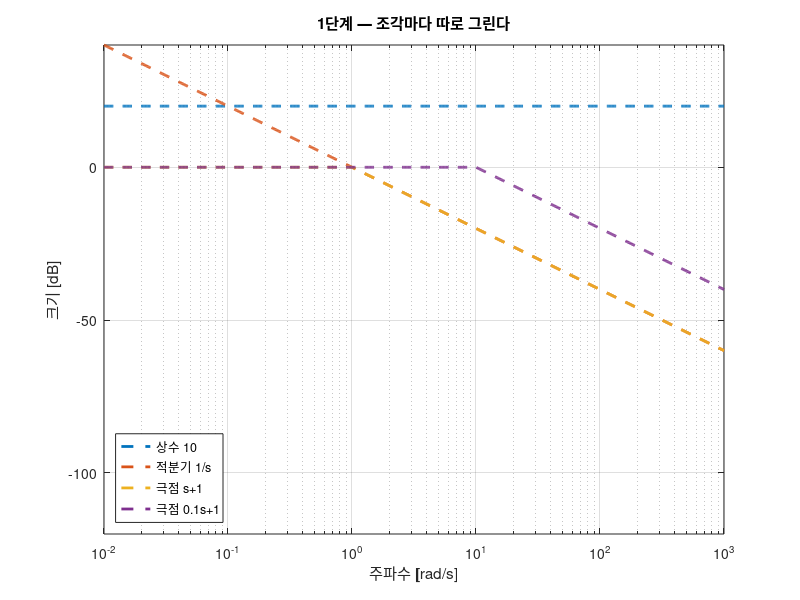
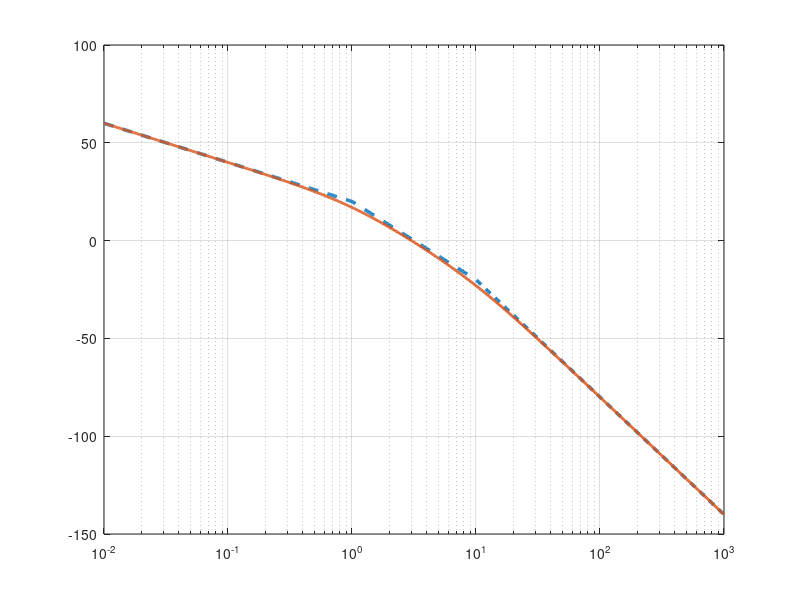

Recreate these plots in MATLAB, in order. (Note: this script raises an error after producing the figures.)
%% W09_02_bode_asymptotes.m
%  9주차 실습 (2) : 보드 선도를 손으로 그리는 법 (점근선)
%
%  이 스크립트에서 답할 질문
%    Q1. 전달함수를 어떤 조각으로 쪼개는가?        -> 1절
%    Q2. 조각마다 점근선이 어떻게 생겼는가?        -> 2절
%    Q3. 조각을 더하면 정말 전체가 되는가?         -> 3절
%    Q4. 2차 항의 봉우리는 왜 생기는가?            -> 4절
%    Q5. 손작도가 실제와 얼마나 차이 나는가?       -> 5절
%
%  대응하는 강의노트 : W09_LectureNote.mlx
%
%  제어시스템설계 9주차 | 충남대학교 자율운항시스템공학과

clc; clear all; close all;

%% 경로 자동 등록 — setup_path 를 아직 안 했어도 알아서 잡습니다
%  (이 블록은 실습 내용과 상관없습니다. 지우지 마십시오.)
if isempty(which('plant_msd'))
    p_ = pwd;
    if ~isempty(mfilename('fullpath')), p_ = fileparts(mfilename('fullpath')); end
    for k_ = 1:4
        if isfile(fullfile(p_,'setup_path.m')), run(fullfile(p_,'setup_path.m')); break; end
        p_ = fileparts(p_);
    end
    clear p_ k_
end
s = tf('s');

%% 1. 전달함수는 네 가지 조각으로만 이루어진다
%
%  실계수 다항식은 반드시 1차식과 2차식의 곱으로 인수분해됩니다.
%  그래서 전달함수는 결국 아래 네 가지 조각의 곱입니다.
%
%      (1) 상수 K
%      (2) s^n  (원점의 극점 = 적분기, 또는 원점의 영점 = 미분기)
%      (3) 1차  (Ts + 1) 꼴
%      (4) 2차  (s/wn)^2 + 2*zeta*(s/wn) + 1 꼴
%
%  네 조각의 점근선만 외우면 어떤 전달함수든 손으로 그릴 수 있습니다.
%
%  오늘 예로 쓸 것

L = 10/(s*(s+1)*(0.1*s+1));

fprintf('=== 오늘의 예 ===\n');
L
fprintf('  조각으로 쪼개면\n');
fprintf('    상수      10          -> %6.2f dB (일정)\n', 20*log10(10));
fprintf('    적분기    1/s         -> -20 dB/dec 로 계속 내려감\n');
fprintf('    1차 극점  1/(s+1)     -> w = 1 부터 꺾임\n');
fprintf('    1차 극점  1/(0.1s+1)  -> w = 10 부터 꺾임\n\n');

%% 1-1. 주의 — "시정수 꼴" 로 정리하고 시작한다
%
%  (s+1) 과 (0.1s+1) 은 같은 꼴이지만 (s+10) 은 아닙니다.
%  점근선을 그리려면 **상수항이 1** 이 되도록 정리해야 합니다.
%
%      s + 10  =  10*(0.1*s + 1)
%
%  이때 튀어나온 10 은 상수 조각으로 넘어갑니다. 이것을 빠뜨리면
%  그림 전체가 위아래로 어긋납니다. 손작도에서 가장 흔한 실수입니다.

fprintf('=== 시정수 꼴로 정리하기 ===\n');
fprintf('  잘못 :  1/(s+10) 을 "w=10 에서 꺾이는 조각" 으로만 본다\n');
fprintf('  바르게:  1/(s+10) = (1/10) * 1/(0.1*s+1)\n');
fprintf('           -> 상수 0.1 (= %.1f dB) 이 따로 있다\n\n', 20*log10(0.1));

%% 2. 조각마다 점근선
%
%  외울 것은 이것뿐입니다.
%
%    상수 K       : 20*log10(K) 인 수평선.        위상 0도 (K>0)
%    적분기 1/s   : -20 dB/dec 기울기.            위상 -90도 (항상)
%    1차 극점     : 꺾임주파수 전 0 dB, 후 -20 dB/dec.  위상 0 -> -90도
%    1차 영점     : 꺾임주파수 전 0 dB, 후 +20 dB/dec.  위상 0 -> +90도
%    2차 극점     : 꺾임 전 0, 후 -40 dB/dec.     위상 0 -> -180도
%
%  "dec" 은 데케이드, 즉 주파수가 10배가 되는 구간입니다.

w = logspace(-2, 3, 800);

a_gain = 20*log10(10) * ones(size(w));
a_int  = -20*log10(w);
a_p1   = -20*log10(max(w/1,  1));
a_p10  = -20*log10(max(w/10, 1));

figure('Name','조각마다 점근선', 'Position',[80 80 850 420]);
semilogx(w, a_gain, '--', 'LineWidth', 2); hold on; grid on;
semilogx(w, a_int,  '--', 'LineWidth', 2);
semilogx(w, a_p1,   '--', 'LineWidth', 2);
semilogx(w, a_p10,  '--', 'LineWidth', 2);
xlabel('주파수 [rad/s]'); ylabel('크기 [dB]'); ylim([-120 40]);
legend('상수 10', '적분기 1/s', '극점 s+1', '극점 0.1s+1', 'Location','southwest');
title('1단계 — 조각마다 따로 그린다');

%% 3. 더하면 전체가 된다
%
%  로그를 취했으므로 곱이 합이 됩니다. 그냥 세로로 더하면 됩니다.

a_sum = a_gain + a_int + a_p1 + a_p10;
m_real = 20*log10(squeeze(abs(freqresp(L, w))));

figure('Name','점근선의 합 vs 실제', 'Position',[80 80 850 420]);
semilogx(w, a_sum, '--', 'LineWidth', 2.5); hold on; grid on;
semilogx(w, m_real, 'LineWidth', 2);
xline(1,  ':', 'LineWidth', 1.5);
xline(10, ':', 'LineWidth', 1.5);
xlabel('주파수 [rad/s]'); ylabel('크기 [dB]'); ylim([-120 40]);
legend('점근선의 합', '실제 곡선', 'w = 1 (꺾임)', 'w = 10 (꺾임)', ...
       'Location','southwest');
title('2단계 — 더하면 실제와 거의 같다');

fprintf('=== 점근선과 실제의 차이 ===\n');
fprintf('    w[rad/s]   점근선[dB]   실제[dB]   차이[dB]\n');
fprintf('   ---------  -----------  ---------  ---------\n');
for wq = [0.1 0.5 1 2 5 10 20 100]
    as = interp1(log(w), a_sum,  log(wq));
    rl = interp1(log(w), m_real, log(wq));
    fprintf('   %9.2f  %11.2f  %9.2f  %9.2f\n', wq, as, rl, rl-as);
end
fprintf('\n');
fprintf('  읽는 법\n');
fprintf('    꺾임주파수에서만 약 3 dB 어긋나고 나머지는 거의 정확합니다.\n');
fprintf('    1차 극점 하나가 꺾임주파수에서 정확히 -3.01 dB 이기 때문입니다.\n');
fprintf('    (|1/(j*1+1)| = 1/sqrt(2) = %.4f -> %.2f dB)\n\n', ...
        1/sqrt(2), 20*log10(1/sqrt(2)));

%% 3-1. 위상도 점근선으로 그린다
%
%  크기만 그릴 줄 알면 반쪽입니다. 10~11 주차에서 실제로 쓰는 것은 위상입니다.
%  위상여유가 거기서 나오기 때문입니다.
%
%  규칙은 크기와 조금 다릅니다. 위상은 꺾임주파수에서 급하게 안 꺾입니다.
%
%    상수      : 항상 0 도
%    적분기 1/s : 항상 -90 도 (주파수와 무관)
%    1 차 극점  : 꺾임주파수의 1/10 에서 시작해 10 배에서 끝나는 -45 도/dec 직선
%                 꺾임주파수 바로 그 자리에서 정확히 -45 도
%    1 차 영점  : 부호만 반대 (0 -> +90 도)
%
%  왜 두 데케이드인가
%    1 차 극점의 위상은 -atan(w/wc) 입니다.
%    w = 0.1*wc 에서 -5.7 도, w = 10*wc 에서 -84.3 도이므로
%    그 바깥은 0 도와 -90 도로 봐도 무방합니다.

La = 10/(s*(s+1)*(0.1*s+1));
wa = logspace(-2, 3, 800);

% 조각마다의 위상 점근선
ramp  = @(wc) -45*min(max(log10(wa/(wc/10)), 0), 2);
ph_int = -90*ones(size(wa));
ph_p1  = ramp(1);      % 극점 s+1
ph_p2  = ramp(10);     % 극점 0.1s+1
ph_sum = ph_int + ph_p1 + ph_p2;
[~, ph_true] = bode(La, wa);  ph_true = squeeze(ph_true).';

figure('Name','위상 점근선');
subplot(2,1,1);
semilogx(wa, zeros(size(wa)), 'LineWidth', 2); hold on; grid on;
semilogx(wa, ph_int, 'LineWidth', 2);
semilogx(wa, ph_p1,  'LineWidth', 2);
semilogx(wa, ph_p2,  'LineWidth', 2);
ylim([-100 20]); ylabel('위상 [도]');
legend('상수', '적분기', '극점 s+1', '극점 0.1s+1', 'Location','southwest');
title('조각마다의 위상 점근선');
subplot(2,1,2);
semilogx(wa, ph_sum, '--', 'LineWidth', 2.5); hold on; grid on;
semilogx(wa, ph_true, 'LineWidth', 2);
yline(-180, 'k:');
ylim([-290 -70]); xlabel('주파수 [rad s^{-1}]'); ylabel('위상 [도]');
legend('점근선의 합', '실제', 'Location','southwest');
title('더하면 실제와 거의 같다');

fprintf('=== 위상 점근선과 실제 ===\n');
fprintf('  %-10s %-12s %-12s %s\n', 'w', '점근선[도]', '실제[도]', '차이[도]');
for wq = [0.1 0.316 1 3.162 10 31.6 100]
    pa = -90 - 45*min(max(log10(wq/0.1),0),2) - 45*min(max(log10(wq/1),0),2);
    [~, pt] = bode(La, wq);
    fprintf('  %-10.3f %-12.2f %-12.2f %+.2f\n', wq, pa, squeeze(pt), squeeze(pt)-pa);
end
fprintf('  --> 최대 6.3 도 어긋납니다. 부호가 번갈아 바뀌어 평균적으로는 맞습니다.\n\n');

%% 3-2. 점근선만으로 교차주파수와 위상여유를 읽는다
%
%  이것이 손작도를 배우는 진짜 이유입니다. 컴퓨터 없이 두 숫자를 얻습니다.
%
%    교차주파수 wc : 크기 점근선이 0 dB 를 지나는 곳
%    위상여유 PM   : 그 자리에서 위상을 읽고 180 을 더한 값
%
%  손계산
%    1 < w < 10 구간에서 크기 점근선은  20 - 40*log10(w)
%    이것이 0 이 되는 곳 : log10(w) = 0.5  ->  wc = sqrt(10) = 3.16
%    (구한 값이 정말 1~10 안에 있는지 반드시 확인할 것)
%
%    그 자리의 위상 : -90 - 45*log10(3.16/0.1) - 45*log10(3.16/1)
%                   = -90 - 67.5 - 22.5 = -180 도
%    따라서 PM = 0 도. 거의 불안정합니다.

wc_hand = 10^0.5;
pm_hand = 180 + (-90 - 45*log10(wc_hand/0.1) - 45*log10(wc_hand/1));
[~, pm_m, ~, wc_m] = margin(La);

fprintf('=== 손으로 읽은 값 vs margin ===\n');
fprintf('  교차주파수 : 손 %.3f  vs  margin %.3f rad/s  (차이 %.1f %%)\n', ...
        wc_hand, wc_m, 100*abs(wc_hand-wc_m)/wc_m);
fprintf('  위상여유   : 손 %.1f 도  vs  margin %.2f 도\n', pm_hand, pm_m);
fprintf('  --> 둘 다 "여유가 거의 없다" 는 같은 결론입니다.\n');

figure('Name','손으로 읽은 여유 검산');
margin(La); grid on;
title(sprintf('margin : wc = %.3f rad/s, PM = %.2f 도  (손계산 3.16, 0 도)', wc_m, pm_m));
fprintf('\n');
%% 4. 2차 항 — 봉우리는 왜 생기는가
%
%  2차 극점은 감쇠비에 따라 꺾임주파수 근처에서 **봉우리**가 생깁니다.
%  점근선만 보면 이 봉우리를 놓칩니다.
%
%  왜 생기는가
%
%      2차 표준형에 s = j*wn 을 넣으면 실수부가 서로 상쇄되고
%      허수부 2*zeta 만 남습니다. 즉 |T(j*wn)| = 1/(2*zeta) 입니다.
%      zeta 가 작을수록 이 값이 커집니다. 그것이 봉우리입니다.

wn = 1;
zs = [0.05 0.1 0.3 0.707 1.0];
w2 = logspace(-1, 1, 600);

figure('Name','2차 항의 봉우리', 'Position',[80 80 900 400]);
tiledlayout(1,2,'TileSpacing','compact');

nexttile; hold on; grid on;
for z = zs
    T = wn^2/(s^2 + 2*z*wn*s + wn^2);
    plot(w2, 20*log10(squeeze(abs(freqresp(T, w2)))), 'LineWidth', 2, ...
         'DisplayName', sprintf('\\zeta = %.3g', z));
end
set(gca,'XScale','log');
yline(0,'k--','HandleVisibility','off');
xlabel('주파수 [rad/s]'); ylabel('크기 [dB]');
legend('Location','southwest');
title('감쇠비가 작을수록 봉우리가 높다');

nexttile; hold on; grid on;
zz = linspace(0.02, 0.75, 200);
plot(zz, 20*log10(1./(2*zz)), 'LineWidth', 2.5);
xline(0.707,'k--');
xlabel('감쇠비 \zeta'); ylabel('w = w_n 에서의 크기 [dB]');
title('봉우리 높이 = 1/(2\zeta),  \zeta > 0.707 이면 봉우리가 없다');

fprintf('=== 2차 항의 봉우리 ===\n');
fprintf('    zeta    w=wn 에서 |T|    dB      공진봉우리 Mr    공진주파수 wr\n');
fprintf('   ------  --------------  ------  ---------------  --------------\n');
for z = zs
    Tz = wn^2/(s^2 + 2*z*wn*s + wn^2);
    val = 1/(2*z);
    if z < 1/sqrt(2) - 1e-3
        Mr = 1/(2*z*sqrt(1-z^2));
        wr = wn*sqrt(1-2*z^2);
        fprintf('   %6.3f  %14.4f  %6.2f  %15.4f  %14.4f\n', z, val, 20*log10(val), Mr, wr);
    else
        fprintf('   %6.3f  %14.4f  %6.2f  %15s  %14s\n', z, val, 20*log10(val), '없음', '-');
    end
end
fprintf('\n');
fprintf('  주의 : "w = wn 에서의 값" 과 "봉우리 최댓값 Mr" 은 다릅니다.\n');
fprintf('         봉우리는 wn 보다 조금 왼쪽(wr)에서 생깁니다.\n');
fprintf('         zeta 가 작으면 둘이 거의 같아집니다.\n\n');

%% 5. 손작도 연습 — 그림만 보고 전달함수를 맞혀 보기
%
%  실무에서는 반대 방향도 자주 합니다.
%  장치의 보드 선도를 실험으로 재고, 거기서 전달함수를 읽어 내는 것입니다.
%
%  읽는 순서
%    (1) 저주파 기울기를 본다        -> 원점 극점 개수 (타입)
%    (2) 저주파 높이를 본다          -> 상수 이득
%    (3) 기울기가 꺾이는 곳을 찾는다 -> 극점·영점 위치
%    (4) 꺾임의 방향과 크기를 본다   -> 극점(-20)인가 영점(+20)인가, 1차인가 2차인가

quiz = { '문제 A', 5/((s+2)*(s+20))
         '문제 B', 100/(s*(s+5))
         '문제 C', 4*(s+1)/((s+0.5)*(s+40)) };

figure('Name','손으로 읽어 보기', 'Position',[80 80 900 420]);
tiledlayout(1,3,'TileSpacing','compact');
for i = 1:3
    nexttile
    Lq = quiz{i,2};
    semilogx(w, 20*log10(squeeze(abs(freqresp(Lq, w)))), 'LineWidth', 2);
    grid on; ylim([-100 60]);
    xlabel('주파수 [rad/s]');
    if i == 1, ylabel('크기 [dB]'); end
    title(quiz{i,1});
end

fprintf('=== 손으로 읽어 보기 (답) ===\n');
for i = 1:3
    Lq = quiz{i,2};
    n0 = sum(abs(pole(Lq)) < 1e-9);              % 원점 극점(적분기) 개수 = 타입
    zq = zero(Lq);
    if isempty(zq), zstr = '없음'; else, zstr = mat2str(round(zq.',3)); end
    fprintf('  %s : 저주파 기울기 %+4d dB per dec, 극점 %s, 영점 %s\n', ...
            quiz{i,1}, int32(-20*n0), mat2str(round(pole(Lq).',3)), zstr);
end
fprintf('\n');

%% 6. 이번 실습의 정리
%
%   (1) 전달함수는 상수·적분기·1차·2차 네 조각의 곱이다
%   (2) 조각마다 점근선을 그리고 **더하면** 전체가 된다
%   (3) 시정수 꼴 (Ts+1) 로 정리하고 시작해야 한다. 상수를 빠뜨리지 말 것
%   (4) 꺾임주파수에서만 약 3 dB 어긋난다
%   (5) 2차 항은 zeta < 0.707 이면 봉우리가 생긴다. 높이는 대략 1/(2*zeta)
%
%  다음 실습
%    W09_03_run_simulink.m — Simulink 로 주파수를 훑어 보드 선도를 직접 측정
